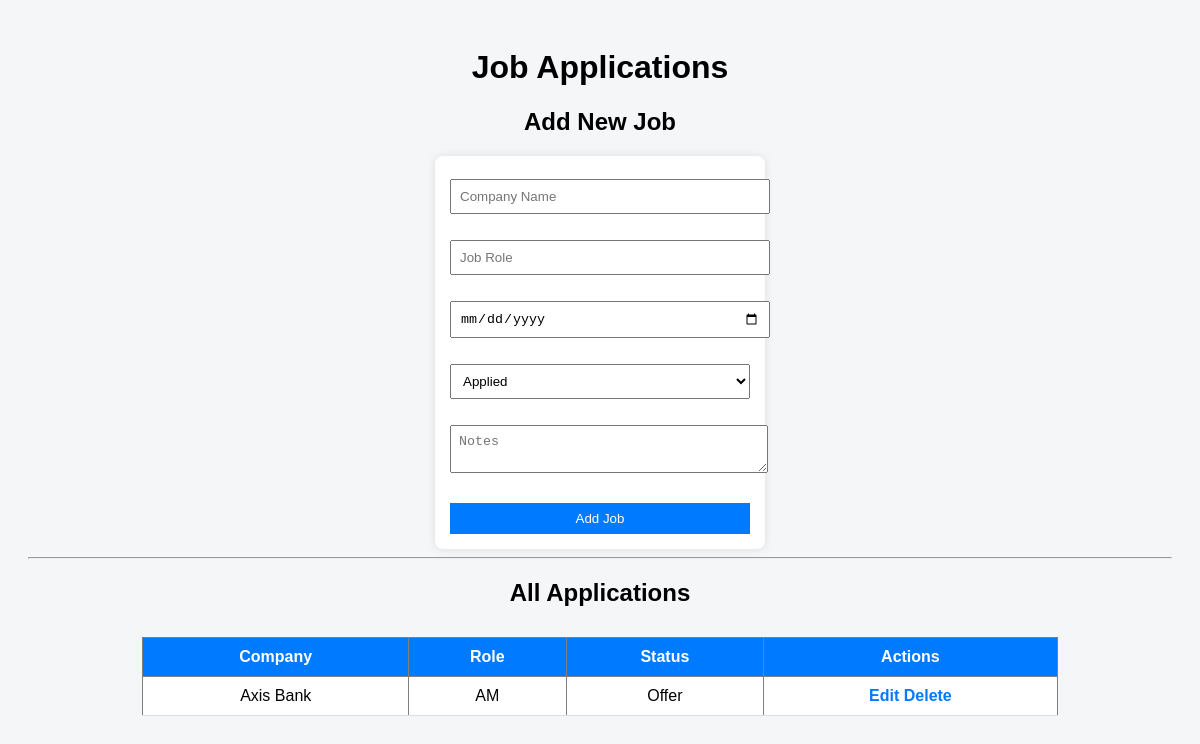
Page /api/job_list/ on the earlier database version.
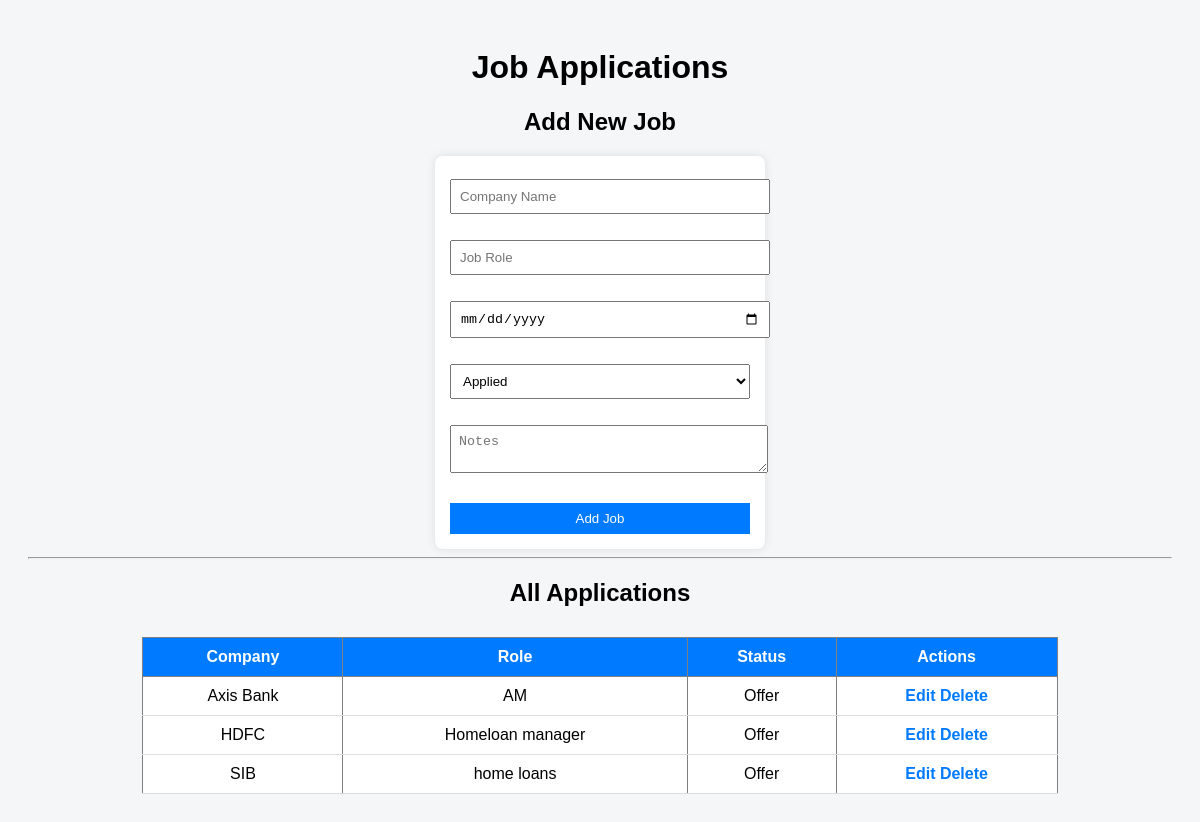
Same page on the later database version.
### tracker/models.py (models this page shows, shortened)
class JobApplication(models.Model):
    STATUS_CHOICES = [
        ('Applied', 'Applied'),
        ('Interview', 'Interview'),
        ('Rejected', 'Rejected'),
        ('Offer', 'Offer'),
    ]
    company_name = models.CharField(max_length=100)
    job_role = models.CharField(max_length=100)
    application_date = models.DateField()
    status = models.CharField(max_length=20, choices=STATUS_CHOICES, default='Applied')
    notes = models.TextField(blank=True, null=True)
    created_at = models.DateTimeField(auto_now_add=True)

### tracker/views.py (the view, shortened to what this page needs)
# urls.py: path('job_list/',views.job_list_view, name='job_list'),
def job_list_view(request):
    jobs = JobApplication.objects.all()
    return render(request, 'job_list.html', {'jobs':jobs})

### jobflow/templates/job_list.html (shortened to what this page needs)
{% load static %}
<!DOCTYPE html>
<html>
<head>
    <link rel="stylesheet" href="{% static 'style.css' %}">
</head>
<body>
    <h1>Job Applications</h1>
    <h2>Add New Job</h2>
    <form method="POST">
        <input type="text" name="company_name" placeholder="Company Name" required><br><br>
        <input type="text" name="job_role" placeholder="Job Role" required><br><br>
        <input type="date" name="application_date" required><br><br>
        <select name="status">
            <option value="Applied">Applied</option>
        </select><br><br>
        <textarea name="notes" placeholder="Notes"></textarea><br><br>
        <button type="submit">Add Job</button>
    </form>
    <hr>
    <h2>All Applications</h2>
    <table border="1">
        <thead>
            <tr>
                <th>Company</th>
                <th>Role</th>
                <th>Status</th>
                <th>Actions</th>
            </tr>
        </thead>
        <tbody>
            {% for job in jobs %}
            <tr>
                <td>{{ job.company_name }}</td>
                <td>{{ job.job_role }}</td>
                <td>{{ job.status }}</td>
                <td>
                    <a href="{% url 'edit_job' job.id %}">Edit</a>
                    <a href="{% url 'delete_job' job.id %}" onclick="return confirm('Are you sure you want to delete?')">
    Delete
</a>
                </td>
            </tr>
            {% endfor %}
        </tbody>
    </table>
</body>
</html>

Differences in the rows shown:
added JobApplication: company_name "HDFC", job_role "Homeloan manager", status "Offer"
added JobApplication: company_name "SIB", job_role "home loans", status "Offer"
